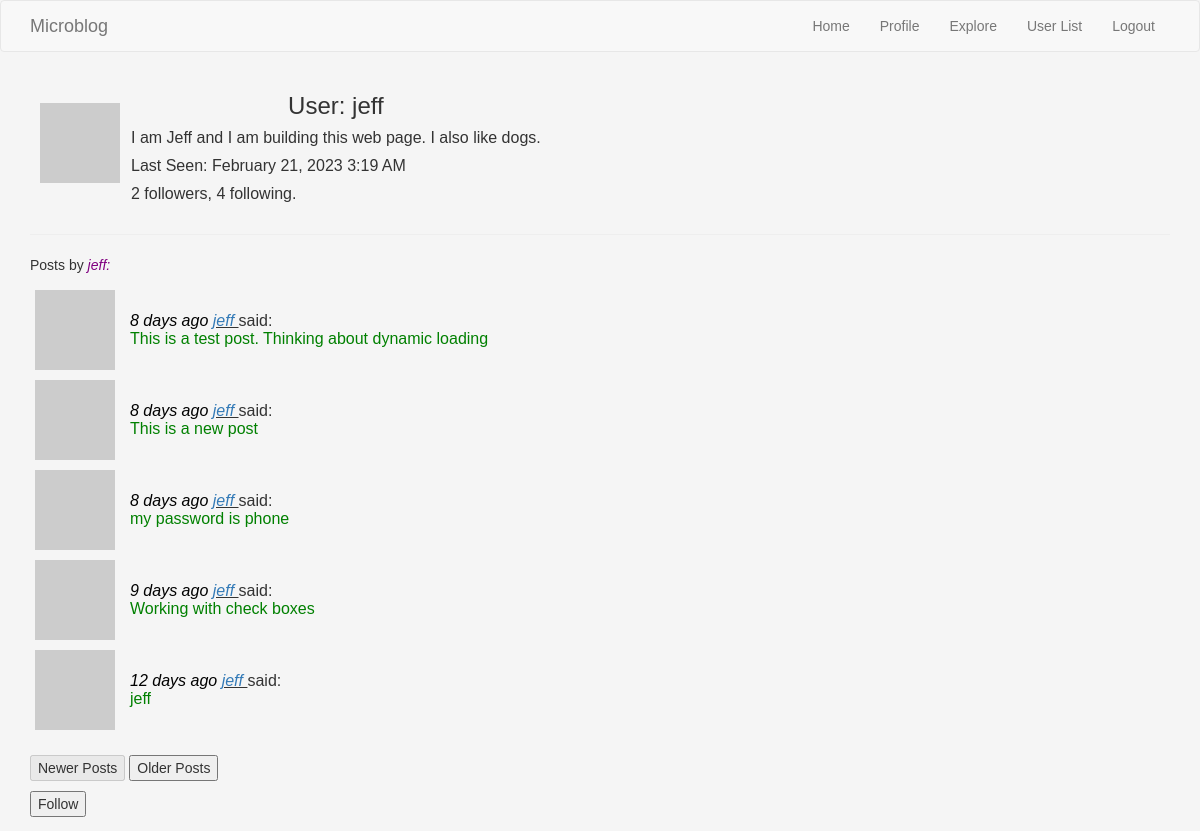
Screenshot of /user/jeff (signed in) with the database file from the repository.
### webapp/models.py (models this page shows, shortened)
class User(UserMixin, db.Model):
    id = db.Column(db.Integer, primary_key=True)
    username = db.Column(db.String(64), index=True, unique=True)
    email = db.Column(db.String(120), index=True, unique=True)
    password_hash = db.Column(db.String(128))
    posts = db.relationship('Post', backref='author', lazy='dynamic')
    about_me = db.Column(db.String(140))
    last_seen = db.Column(db.DateTime, default=datetime.utcnow)
    followed = db.relationship(
        'User', secondary=followers,
        primaryjoin=(followers.c.follower_id == id),
        secondaryjoin=(followers.c.followed_id == id),
        backref=db.backref('followers', lazy='dynamic'), lazy='dynamic')
    def is_following(self, user):
        return self.followed.filter(
            followers.c.followed_id == user.id).count() > 0
    def user_posts(self):
        own_posts = Post.query.filter_by(user_id=self.id)
        return own_posts.order_by(Post.timestamp.desc())
    def __repr__(self):
        return '<User {}>'.format(self.username)
    def avatar(self, size):
        digest = md5(self.email.lower().encode('utf-8')).hexdigest()
        return 'https://www.gravatar.com/avatar/{}?d=identicon&s={}'.format(digest, size)

class Post(db.Model):
    id = db.Column(db.Integer, primary_key=True)
    body = db.Column(db.String(140))
    timestamp = db.Column(db.DateTime, index=True, default=datetime.utcnow)
    user_id = db.Column(db.Integer, db.ForeignKey('user.id'))

### webapp/routes.py (the view)
@webapp.route('/user/<username>')
@login_required
def user(username):
    user = User.query.filter_by(username=username).first_or_404()
    page, others, max_pages, posts = get_page_list(user=user,
                                                   others="no",
                                                   page=1)
    form = EmptyForm()
    return render_template('user.html',
                           user=user,
                           posts=posts,
                           page=page,
                           max_pages=max_pages,
                           form=form)

### webapp/forms.py
class EmptyForm(FlaskForm):
    submit = SubmitField('Submit')

### webapp/models.py (called while the page is built)
@login.user_loader
def load_user(id):
    return User.query.get(int(id))

### webapp/routes.py (called while the page is built)
@webapp.before_request
def before_request():
    if current_user.is_authenticated:
        current_user.last_seen = datetime.utcnow()
        db.session.commit()

### webapp/templates/user.html (shortened to what this page needs)
{% extends "base.html" %}
{% block app_content %}
    <table>
        <tr class="userprofile">
            <td class="aboutme avatar"><img src="{{ user.avatar(128) }}" alt="User Avatar"></td>
            <td class="aboutme">
                <h3 class="aboutme">User: {{ user.username }}</h3>
                {% if user.about_me %}<p><span class="aboutme">{{ user.about_me }}</span></p>{% endif %}
                {% if user.last_seen %} <p>Last Seen: {{ moment(user.last_seen).format('LLL') }}</p>{% endif %}
            <p>{{  user.followers.count() }} followers, {{ user.followed.count() }} following.</p></td>
       </tr>
    </table>
    <hr>
    <p>Posts by <span class="blogname"> {{ user.username }}:</span></p>
    {% include '_post_table.html' %}
    <br>
    {% include '_new_old_buttons.html' %}
    {% if user == current_user %}
        <p><a href="{{ url_for('edit_profile') }}">Edit your profile</a></p>
    {% elif not current_user.is_following(user) %}
        <p>
            <form action="{{ url_for('follow', username=user.username) }}" method="post">
                {{ form.submit(value='Follow') }}
            </form>
        </p>
    {% endif %}
{% endblock %}

### webapp/templates/_post.html
<tr class="blog">
    <td class="blog"><img src="{{ post.author.avatar(36) }}" alt="Avatar"></td>
    <td class="blog">
            <span class="timestamp">{{ moment(post.timestamp).fromNow() }}</span>
        {% if current_user.username != post.author.username %}
            <span class="blog_name_ref"><a href="{{  url_for('user', username=post.author.username) }}"> {{ post.author.username }} </a></span>
        {% else %}
            <span class="blogname">{{ post.author.username }}</span>
        {% endif %}
        said:
        <br><span class="blogpost"> {{  post.body }}</span></td>
</tr>

### webapp/static/css/mystyle.css (style rules this page uses)
body { background-color: whitesmoke; font-family: Verdana, Arial, Helvetica, sans-serif; }
.blog { vertical-align:center }
.blogname { color: purple; font-style: italic; }
.blog_name_ref { font-style: italic; text-decoration: underline; }
tr.blog { border: inherit; }
td.blog { padding: 5px; padding-right: 10px; }
.blogpost { color:green; }
.userprofile { text-align: center; vertical-align: center; }
.aboutme { text-align: left; }
h3.aboutme { text-align: center; }
td.avatar { vertical-align: center; }
td.aboutme { padding: 10px; padding-bottom: 1px; padding-top: 1px; padding-right: 1px; }
.timestamp { color: black; font-style: italic; }

### rows the page displays
User: username "jeff", about_me "I am Jeff and I am building this web page. I also like dogs.", last_seen "February 21, 2023 3:19 AM"
Post: timestamp "8 days ago", author.username "jeff", body "This is a test post. Thinking about dynamic loading"
Post: timestamp "8 days ago", author.username "jeff", body "This is a new post"
Post: timestamp "8 days ago", author.username "jeff", body "my password is phone"
Post: timestamp "9 days ago", author.username "jeff", body "Working with check boxes"
Post: timestamp "12 days ago", author.username "jeff", body "jeff"

### other values shown
{{ user.followers.count() }} "2"
{{ user.followed.count() }} "4"
